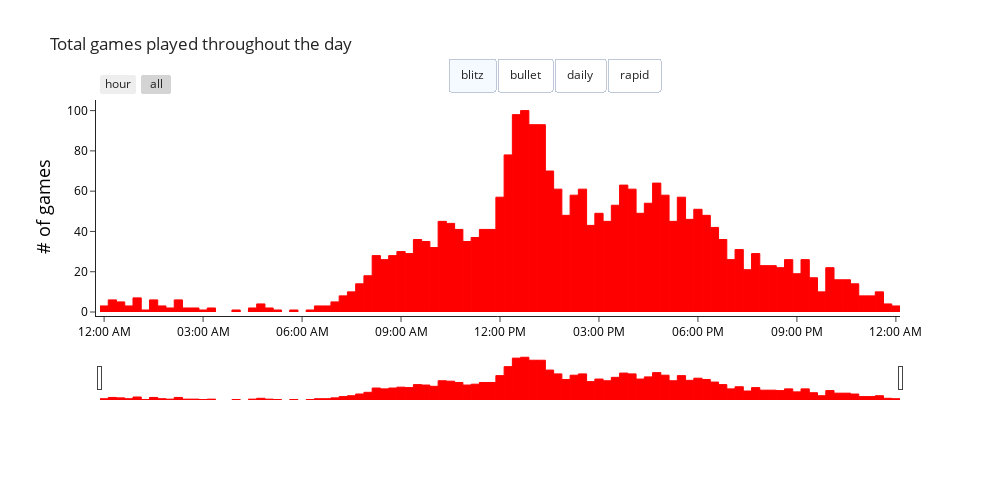

Notebook code for this chart:
### Code cell
# Plot data
fig = go.Figure()


button_list = []

data = daily_games[[f"{window}_mins", "time_class", "count"]].groupby([f"{window}_mins", "time_class"]).sum().reset_index()

for gg, game_type in enumerate(game_types.unique()):

    games = data[(data["time_class"]==game_type)]

    fig.add_trace(go.Bar(
        x=games[f"{window}_mins"], 
        y=games[f"count"], 
        width=window*60*1000,
        name=f"{game_type}",
        marker={
            "color": colors[gg]%1,
            "line": {"width":1, "color":colors[gg]%1}
        },
        visible=True if gg==0 else False
        ),
    )

    button = dict(
        label=game_type,
        method="update",
        args=[
            {"visible": [False]*gg + [True] + [False]*(len(game_types)-gg-1)},
        ],
    )
    button_list.append(button)

fig.update_layout(
    template="simple_white",
    title=f"Total games played throughout the day",
    xaxis_tickformat='%I:%M %p',
    autosize=False,
    width=1000,
    height=500,
    margin=dict(
        l=100,
        r=100,
        b=100,
        t=100,
        pad=4
    ),
    updatemenus=[
        dict(
            type="buttons",
            direction="right",
            x=0.7,
            y=1.2,
            showactive=True,
            buttons=button_list
        )
    ]
)

fig.update_yaxes(
    title="# of games",
    title_font=dict(size=18, color='black'), 
    tickfont=dict(color="black")
)

fig.update_xaxes(
    tickfont=dict(color="black"),
    rangeslider_visible=True,
    rangeselector=dict(
        buttons=list([
            dict(count=1, label="hour", step="hour", stepmode="backward"),
            dict(step="all")
        ])
    )
)

fig.show()

### Figure 1 — Plotly figure (JSON) as saved in the notebook; plotly's stock layout.template omitted (floating-point values rounded to 4 significant figures)
{"data": [{"marker": {"color": "rgba(255, 0, 0, 1)", "line": {"color": "rgba(255, 0, 0, 1)", "width": 1}}, "name": "blitz", "type": "bar", "visible": true, "width": 900000, "x": ["1900-01-01T00:00:00", "1900-01-01T00:15:00", "1900-01-01T00:30:00", "1900-01-01T00:45:00", "1900-01-01T01:00:00", "1900-01-01T01:15:00", "1900-01-01T01:30:00", "1900-01-01T01:45:00", "1900-01-01T02:00:00", "1900-01-01T02:15:00", "1900-01-01T02:30:00", "1900-01-01T02:45:00", "1900-01-01T03:00:00", "1900-01-01T03:15:00", "1900-01-01T04:00:00", "1900-01-01T04:30:00", "1900-01-01T04:45:00", "1900-01-01T05:00:00", "1900-01-01T05:15:00", "1900-01-01T05:45:00", "1900-01-01T06:15:00", "1900-01-01T06:30:00", "1900-01-01T06:45:00", "1900-01-01T07:00:00", "1900-01-01T07:15:00", "1900-01-01T07:30:00", "1900-01-01T07:45:00", "1900-01-01T08:00:00", "1900-01-01T08:15:00", "1900-01-01T08:30:00", "1900-01-01T08:45:00", "1900-01-01T09:00:00", "1900-01-01T09:15:00", "1900-01-01T09:30:00", "1900-01-01T09:45:00", "1900-01-01T10:00:00", "1900-01-01T10:15:00", "1900-01-01T10:30:00", "1900-01-01T10:45:00", "1900-01-01T11:00:00", "1900-01-01T11:15:00", "1900-01-01T11:30:00", "1900-01-01T11:45:00", "1900-01-01T12:00:00", "1900-01-01T12:15:00", "1900-01-01T12:30:00", "1900-01-01T12:45:00", "1900-01-01T13:00:00", "1900-01-01T13:15:00", "1900-01-01T13:30:00", "1900-01-01T13:45:00", "1900-01-01T14:00:00", "1900-01-01T14:15:00", "1900-01-01T14:30:00", "1900-01-01T14:45:00", "1900-01-01T15:00:00", "1900-01-01T15:15:00", "1900-01-01T15:30:00", "1900-01-01T15:45:00", "1900-01-01T16:00:00", "1900-01-01T16:15:00", "1900-01-01T16:30:00", "1900-01-01T16:45:00", "1900-01-01T17:00:00", "1900-01-01T17:15:00", "1900-01-01T17:30:00", "1900-01-01T17:45:00", "1900-01-01T18:00:00", "1900-01-01T18:15:00", "1900-01-01T18:30:00", "1900-01-01T18:45:00", "1900-01-01T19:00:00", "1900-01-01T19:15:00", "1900-01-01T19:30:00", "1900-01-01T19:45:00", "1900-01-01T20:00:00", "1900-01-01T20:15:00", "1900-01-01T20:30:00", "1900-01-01T20:45:00", "1900-01-01T21:00:00", "1900-01-01T21:15:00", "1900-01-01T21:30:00", "1900-01-01T21:45:00", "1900-01-01T22:00:00", "1900-01-01T22:15:00", "1900-01-01T22:30:00", "1900-01-01T22:45:00", "1900-01-01T23:00:00", "1900-01-01T23:15:00", "1900-01-01T23:30:00", "1900-01-01T23:45:00", "1900-01-02T00:00:00"], "y": [3, 6, 5, 3, 7, 1, 6, 3, 2, 6, 2, 2, 1, 2, 1, 2, 4, 2, 1, 1, 1, 3, 3, 5, 8, 10, 14, 18, 28, 26, 28, 30, 29, 36, 35, 32, 45, 44, 41, 35, 37, 41, 41, 57, 78, 98, 100, 93, 93, 70, 61, 48, 58, 61, 43, 49, 45, 53, 63, 61, 49, 54, 64, 58, 45, 57, 46, 51, 48, 42, 36, 26, 31, 21, 29, 23, 23, 22, 26, 19, 26, 17, 10, 22, 16, 16, 14, 8, 8, 10, 4, 3]}, {"marker": {"color": "rgba(0, 200, 0, 1)", "line": {"color": "rgba(0, 200, 0, 1)", "width": 1}}, "name": "bullet", "type": "bar", "visible": false, "width": 900000, "x": ["1900-01-01T07:45:00", "1900-01-01T17:30:00"], "y": [1, 1]}, {"marker": {"color": "rgba(0, 0, 255, 1)", "line": {"color": "rgba(0, 0, 255, 1)", "width": 1}}, "name": "daily", "type": "bar", "visible": false, "width": 900000, "x": ["1900-01-01T00:00:00", "1900-01-01T00:15:00", "1900-01-01T00:45:00", "1900-01-01T01:30:00", "1900-01-01T01:45:00", "1900-01-01T03:15:00", "1900-01-01T06:15:00", "1900-01-01T06:45:00", "1900-01-01T07:15:00", "1900-01-01T07:30:00", "1900-01-01T07:45:00", "1900-01-01T08:00:00", "1900-01-01T08:15:00", "1900-01-01T08:30:00", "1900-01-01T08:45:00", "1900-01-01T09:00:00", "1900-01-01T09:15:00", "1900-01-01T09:30:00", "1900-01-01T09:45:00", "1900-01-01T10:00:00", "1900-01-01T10:15:00", "1900-01-01T10:30:00", "1900-01-01T10:45:00", "1900-01-01T11:00:00", "1900-01-01T11:15:00", "1900-01-01T11:30:00", "1900-01-01T11:45:00", "1900-01-01T12:00:00", "1900-01-01T12:15:00", "1900-01-01T12:30:00", "1900-01-01T12:45:00", "1900-01-01T13:00:00", "1900-01-01T13:15:00", "1900-01-01T13:30:00", "1900-01-01T13:45:00", "1900-01-01T14:00:00", "1900-01-01T14:15:00", "1900-01-01T14:30:00", "1900-01-01T14:45:00", "1900-01-01T15:00:00", "1900-01-01T15:15:00", "1900-01-01T15:30:00", "1900-01-01T15:45:00", "1900-01-01T16:00:00", "1900-01-01T16:15:00", "1900-01-01T16:30:00", "1900-01-01T16:45:00", "1900-01-01T17:00:00", "1900-01-01T17:15:00", "1900-01-01T17:30:00", "1900-01-01T17:45:00", "1900-01-01T18:00:00", "1900-01-01T18:15:00", "1900-01-01T18:30:00", "1900-01-01T18:45:00", "1900-01-01T19:00:00", "1900-01-01T19:15:00", "1900-01-01T19:30:00", "1900-01-01T19:45:00", "1900-01-01T20:00:00", "1900-01-01T20:15:00", "1900-01-01T20:30:00", "1900-01-01T20:45:00", "1900-01-01T21:00:00", "1900-01-01T21:15:00", "1900-01-01T21:45:00", "1900-01-01T22:00:00", "1900-01-01T22:15:00", "1900-01-01T22:30:00", "1900-01-01T22:45:00", "1900-01-01T23:00:00", "1900-01-01T23:45:00", "1900-01-02T00:00:00"], "y": [1, 1, 3, 1, 1, 1, 1, 1, 2, 8, 1, 8, 5, 6, 10, 9, 12, 4, 23, 9, 9, 6, 18, 7, 6, 14, 4, 6, 6, 1, 4, 9, 11, 11, 6, 6, 3, 8, 2, 5, 8, 5, 11, 8, 10, 14, 8, 6, 9, 12, 5, 6, 13, 9, 4, 6, 4, 7, 4, 9, 3, 6, 8, 5, 6, 4, 1, 2, 5, 2, 2, 1, 1]}, {"marker": {"color": "rgba(100, 100, 100, 1)", "line": {"color": "rgba(100, 100, 100, 1)", "width": 1}}, "name": "rapid", "type": "bar", "visible": false, "width": 900000, "x": ["1900-01-01T00:15:00", "1900-01-01T00:30:00", "1900-01-01T01:00:00", "1900-01-01T01:15:00", "1900-01-01T01:30:00", "1900-01-01T02:00:00", "1900-01-01T03:45:00", "1900-01-01T04:00:00", "1900-01-01T04:15:00", "1900-01-01T04:30:00", "1900-01-01T04:45:00", "1900-01-01T05:30:00", "1900-01-01T05:45:00", "1900-01-01T06:00:00", "1900-01-01T06:15:00", "1900-01-01T06:30:00", "1900-01-01T06:45:00", "1900-01-01T07:00:00", "1900-01-01T07:15:00", "1900-01-01T07:30:00", "1900-01-01T07:45:00", "1900-01-01T08:00:00", "1900-01-01T08:15:00", "1900-01-01T08:30:00", "1900-01-01T08:45:00", "1900-01-01T09:00:00", "1900-01-01T09:15:00", "1900-01-01T09:30:00", "1900-01-01T09:45:00", "1900-01-01T10:00:00", "1900-01-01T10:15:00", "1900-01-01T10:30:00", "1900-01-01T10:45:00", "1900-01-01T11:00:00", "1900-01-01T11:15:00", "1900-01-01T11:30:00", "1900-01-01T11:45:00", "1900-01-01T12:00:00", "1900-01-01T12:15:00", "1900-01-01T12:30:00", "1900-01-01T12:45:00", "1900-01-01T13:00:00", "1900-01-01T13:15:00", "1900-01-01T13:30:00", "1900-01-01T13:45:00", "1900-01-01T14:00:00", "1900-01-01T14:15:00", "1900-01-01T14:30:00", "1900-01-01T14:45:00", "1900-01-01T15:00:00", "1900-01-01T15:15:00", "1900-01-01T15:30:00", "1900-01-01T15:45:00", "1900-01-01T16:00:00", "1900-01-01T16:15:00", "1900-01-01T16:30:00", "1900-01-01T16:45:00", "1900-01-01T17:00:00", "1900-01-01T17:15:00", "1900-01-01T17:30:00", "1900-01-01T17:45:00", "1900-01-01T18:00:00", "1900-01-01T18:15:00", "1900-01-01T18:30:00", "1900-01-01T18:45:00", "1900-01-01T19:00:00", "1900-01-01T19:15:00", "1900-01-01T19:30:00", "1900-01-01T19:45:00", "1900-01-01T20:00:00", "1900-01-01T20:15:00", "1900-01-01T20:30:00", "1900-01-01T20:45:00", "1900-01-01T21:00:00", "1900-01-01T21:15:00", "1900-01-01T21:30:00", "1900-01-01T21:45:00", "1900-01-01T22:00:00", "1900-01-01T22:15:00", "1900-01-01T22:30:00", "1900-01-01T22:45:00", "1900-01-01T23:00:00", "1900-01-01T23:15:00", "1900-01-01T23:45:00"], "y": [1, 2, 1, 1, 1, 1, 1, 1, 1, 1, 3, 2, 1, 1, 3, 6, 16, 20, 20, 32, 37, 36, 48, 36, 29, 40, 34, 17, 26, 29, 24, 13, 11, 18, 29, 29, 27, 32, 34, 35, 22, 30, 24, 21, 23, 22, 31, 31, 36, 26, 21, 28, 33, 24, 25, 20, 26, 31, 33, 33, 27, 24, 24, 23, 15, 10, 11, 8, 12, 15, 10, 14, 8, 13, 9, 10, 7, 5, 5, 5, 2, 3, 2, 1]}], "layout": {"autosize": false, "height": 500, "margin": {"b": 100, "l": 100, "pad": 4, "r": 100, "t": 100}, "title": {"text": "Total games played throughout the day"}, "updatemenus": [{"buttons": [{"args": [{"visible": [true, false, false, false]}], "label": "blitz", "method": "update"}, {"args": [{"visible": [false, true, false, false]}], "label": "bullet", "method": "update"}, {"args": [{"visible": [false, false, true, false]}], "label": "daily", "method": "update"}, {"args": [{"visible": [false, false, false, true]}], "label": "rapid", "method": "update"}], "direction": "right", "showactive": true, "type": "buttons", "x": 0.7, "y": 1.2}], "width": 1000, "xaxis": {"autorange": true, "range": ["1899-12-31 23:52:30", "1900-01-02 00:07:30"], "rangeselector": {"buttons": [{"count": 1, "label": "hour", "step": "hour", "stepmode": "backward"}, {"step": "all"}]}, "rangeslider": {"autorange": true, "range": ["1899-12-31 23:52:30", "1900-01-02 00:07:30"], "visible": true, "yaxis": {"_template": null, "rangemode": "match"}}, "tickfont": {"color": "black"}, "tickformat": "%I:%M %p", "type": "date"}, "yaxis": {"autorange": true, "range": [0, 105.3], "tickfont": {"color": "black"}, "title": {"font": {"color": "black", "size": 18}, "text": "# of games"}, "type": "linear"}}}
